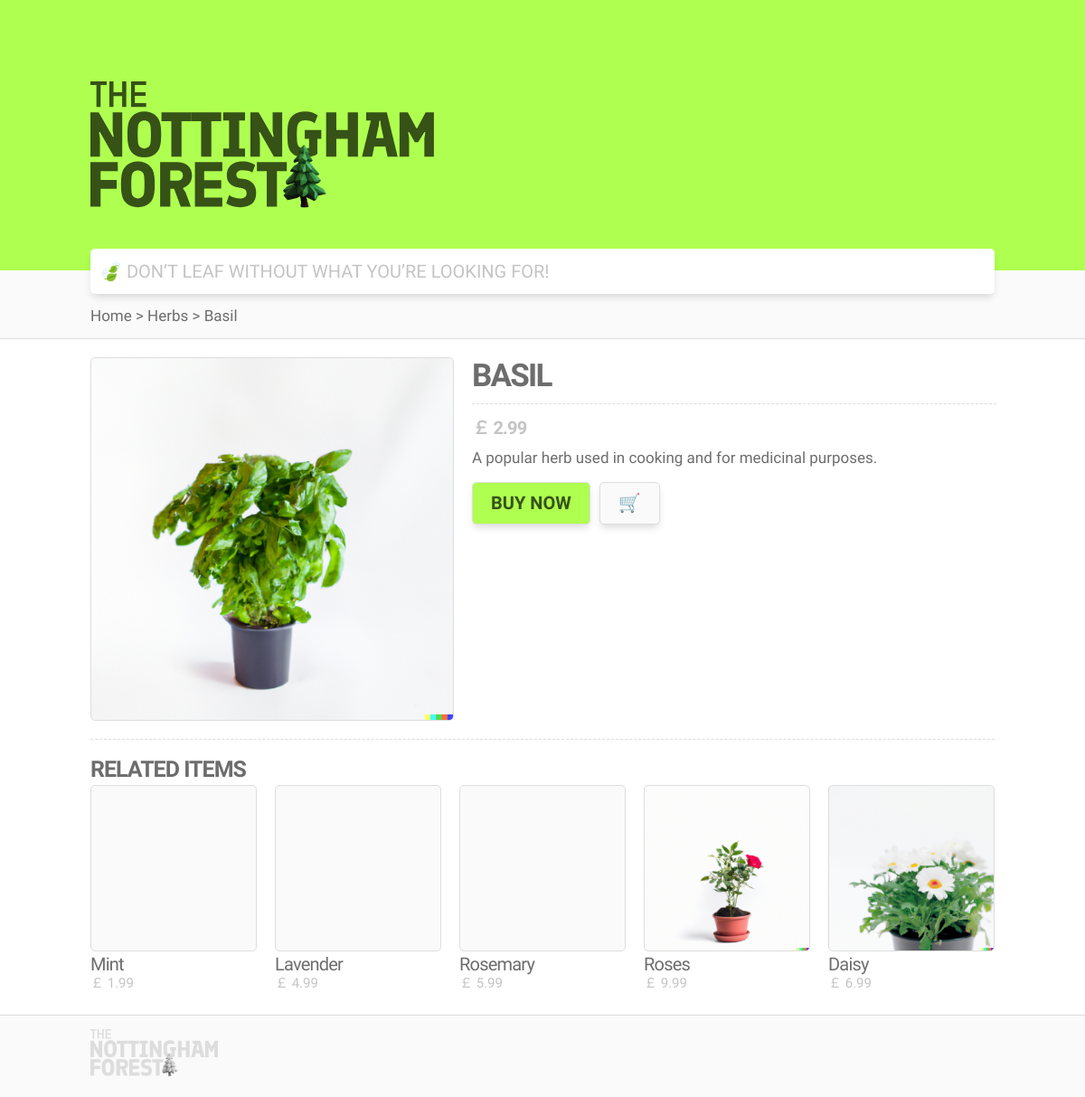
Page /product.php?pid=1 on the committed database.
### tables this page shows
CREATE TABLE products (
  product_id INT NOT NULL AUTO_INCREMENT,
  product_name VARCHAR(255) NOT NULL,
  category_id INT(11) NOT NULL,
  description TEXT,
  price DECIMAL(10, 2) NOT NULL,
  image_url VARCHAR(255),
  PRIMARY KEY (product_id),
  FOREIGN KEY (category_id) REFERENCES categories(category_id)
);

CREATE TABLE categories (
  category_id INT(11) NOT NULL AUTO_INCREMENT,
  category_name VARCHAR(255) NOT NULL,
  PRIMARY KEY (category_id)
);

### product.php (the view, shortened to what this page needs)
<!DOCTYPE html>
<html lang="en-GB">
	<head>
		<link href="static/global.css" rel="stylesheet">
		<link href="static/product.css" rel="stylesheet">
	</head>
	<body>
		<div class="min-100vh">
			<?php
				$con = mysqli_connect("localhost", "root", "", "nottingham_forest");
				$pid = $_GET['pid'];
			?>
			<header class="header header--big">
				<div class="container container--header">
					<a href="./index.php" class="logo logo--big hover hover--opacity-08">
						<img src="static/images/logo.svg" class="logo__img logo--big__img" alt="Logo">
					</a>
				</div>
			</header>
			<div class="navigation">
				<div class="container container--navigation">
					<?php
						$nav_results = mysqli_query($con, "
							SELECT products.product_id, categories.category_name, products.product_name
							FROM products
							JOIN categories ON products.category_id = categories.category_id
							WHERE products.product_id = $pid;
						");
						$product = mysqli_fetch_array($nav_results);
						echo "<p class='nav-text'>Home > $product[1] > $product[2]</p>";
					?>
				</div>
			</div>
			<div class="container container--search">
				<form action="./search.php" method="get">
					<input
						type="text"
						name="search"
						class="search-bar"
						placeholder="🍃 DON’T LEAF WITHOUT WHAT YOU’RE LOOKING FOR!"
					>
				</form>
			</div>
			<div class="container container--main">
				<div class="container container--product">
					<?php
						$results = mysqli_query($con, "SELECT * FROM products WHERE products.product_id = $pid;");
						$product = mysqli_fetch_array($results);
						$product_name = $product['product_name'];
						$price = $product['price'];
						$image_url = $product['image_url'];
						$description = $product['description'];
						echo <<< EOT
							<div class="product-photo" style="background-image: url('$image_url');"></div>
							<div class="product-info">
								<h1 class="product-info__title">$product_name</h1>
								<h3 class="product-info__price">￡ $price</h3>
								<p class="product-info__p">$description</p>
								<div class="product-info__button-area">
									<form>
										<button class="button button--buy hover hover--opacity-08" type="button">Buy Now</button>
										<button class="button button--cart hover hover--opacity-08" type="button">🛒</button>
									</form>
								</div>
							</div>
						EOT;
					?>
				</div>
				<h2 class="title--content">Related Items</h2>
				<div class="content-block gridview">
					<?php
						$query = "SELECT products.product_id, products.product_name, products.price, products.image_url
						FROM products
						INNER JOIN product_trait_values ptv ON products.product_id = ptv.product_id
						INNER JOIN product_trait_values ptv2 ON ptv.trait_id = ptv2.trait_id AND ptv.value = ptv2.value
						WHERE products.product_id <> $pid
						AND ptv2.product_id = $pid
						GROUP BY products.product_id
						ORDER BY COUNT(*) DESC
						LIMIT 5;";
						$results = mysqli_query($con, $query);
						while($product = mysqli_fetch_array($results)) {
							$product_id = $product['product_id'];
							$product_name = $product['product_name'];
							$price = $product['price'];
							$image_url = $product['image_url'];
							echo <<< PRODUCT
								<div class="grid-child hover hover--opacity-08">
									<a class="link" href="./product.php?pid=$product_id">
										<div class="grid-child__img" style="background-image: url('$image_url');"></div>
										<div class="grid-child__info">
											<h3 class="grid-child__title">$product_name</h3>
											<p class="grid-child__price">￡ $price</p>
										</div>
									</a>
								</div>
							PRODUCT;
						}
					?>
				</div>
			</div>
		</div>
		<footer class="footer">
			<div class="container container--footer">
				<a href="./index.php" class="logo logo--footer hover hover--opacity-08">
					<img src="static/images/logo_grey.svg" class="logo__img logo--footer__img" alt="Logo">
				</a>
			</div>
		</footer>
	</body>
</html>

### static/global.css (style rules this page uses)
html { font-family: 'Finlandica', sans-serif; color: var(--grey-dark); }
body { padding: 0 20px; margin: 0; }
h1 { letter-spacing: -1.8px; font-weight: 600; font-size: 45px; }
h2 { letter-spacing: -1px; font-weight: 600; font-size: 25px; }
h3 { letter-spacing: -0.8px; font-weight: 600; font-size: 20px; }
p { font-size: 15px; }
a { color: var(--grey-dark); text-decoration: none; }
.container { vertical-align: top; white-space: nowrap; max-width: 1000px; margin: 0 auto; }
.container--main { padding-bottom: 20px; font-size: 0; }
.container--header { padding-top: 90px; height: 210px; }
.container--search { margin-bottom: 50px; margin-top: -25px; }
.container--footer { padding: 15px 20px 25px; height: 50px; }
.hover { transition-duration: 0.5s; }
.min-100vh { min-height: 100vh; }
.header { background: var(--green-light); margin: 0 -20px; padding: 0 20px; }
.logo { display: inline-block; cursor: pointer; height: auto; }
.logo--big__img { height: calc(135px * 1.04); margin-bottom: calc(-135px * 0.04); }
.logo--footer__img { height: calc(50px * 1.04); margin-bottom: calc(-50px * 0.04); }
.search-bar { font-family: 'Finlandica', sans-serif; font-weight: 400; font-size: 20px; width: calc(100% - 20px); height: 50px; padding: 0 10px; border-radius: 5px; border-width: 0; box-shadow: 0 5px 8px -2px rgba(0, 0, 0, 0.15); background: white; -webkit-appearance: none; }
.search-bar::placeholder { color: var(--grey-light); }
.search-bar { outline: none; }
.title--content { text-transform: uppercase; line-height: 35px; margin: -35px 0 0; }
.gridview { margin-right: -20px; flex-wrap: wrap; display: flex; }
.grid-child { display: inline-block; margin-right: 20px; max-width: 300px; min-width: 150px; flex: 1 1 0px; }
.grid-child__img { border: 1px solid var(--border-light); border-radius: 5px; height: calc(var(--grid-child-width-1) - 2px); background: var(--background-light); background-repeat: no-repeat; background-position: center; background-size: cover; }
.grid-child__title { text-overflow: ellipsis; white-space: nowrap; overflow: hidden; line-height: 28px; font-weight: 500; margin: 0; }
.grid-child__price { color: var(--grey-light); line-height: 15px; margin: 0 0 7px 0; }
.footer { border-top: 1px solid var(--border-light); background: var(--background-light); margin: 0 -20px; }

### static/product.css (style rules this page uses)
.navigation { border-bottom: 1px solid var(--border-light); background: var(--background-light); margin: -1px -20px -100px; padding: 25px 20px 0; }
.nav-text { line-height: 50px; font-size: 17px; margin: 0; }
.container--search { margin-bottom: 70px; }
.container--product { border-bottom: 1px dashed var(--border-light); padding-bottom: 20px; margin: 20px 0 50px; }
.product-photo { border: 1px solid var(--border-light); border-radius: 5px; height: calc((100vw - 40px) * 0.4); width: calc((100vw - 40px) * 0.4); max-height: calc(1000px * 0.4); max-width: calc(1000px * 0.4); background: var(--background-light); background-repeat: no-repeat; background-position: center; background-size: cover; display: inline-block; vertical-align: top; margin-right: 20px; }
.product-info { width: calc((100vw - 40px) * 0.6 - 20px); max-width: calc(1000px * 0.6 - 20px); display: inline-block; vertical-align: top; }
.product-info__title { border-bottom: 1px dashed var(--border-light); text-transform: uppercase; word-wrap: break-word; white-space: normal; padding-bottom: 10px; margin: 0 0 10px; font-size: 35px; }
.product-info__price { color: var(--grey-light); margin: 10px 0; }
.product-info__p { margin-top: 10px; word-wrap: break-word; white-space: normal; font-size: 17px; }
.button { box-shadow: 0 5px 8px -2px rgba(0, 0, 0, 0.15); border: 1px solid var(--border-light); background-color: white; border-radius: 5px; font-family: 'Finlandica', sans-serif; line-height: 25px; font-weight: 600; font-size: 20px; text-transform: uppercase; padding: 10px 20px; cursor: pointer; }
.button--buy { background: var(--green-light); color: var(--green-dark); margin-right: 10px; }
.button--cart { background: var(--background-light); }

### static/var.css (style rules this page uses)
:root { --green-light: #AFFF50; --green-dark: #365216; --grey-light: #C4C4C4; --grey-dark: #6D6D6D; --background-light: #FAFAFA; --border-light: #DDDDDD; --grid-child-width-1: 184px; }

### rows in the picture
products: category.category_name "Herbs", product_name "Basil", image_url (picture), product_name "BASIL", price "2.99", description "A popular herb used in cooking and for medicinal purposes."
products: product_name "Mint", price "1.99"
products: product_name "Lavender", price "4.99"
products: product_name "Rosemary", price "5.99"
products: image_url (picture), product_name "Roses", price "9.99"
products: image_url (picture), product_name "Daisy", price "6.99"
